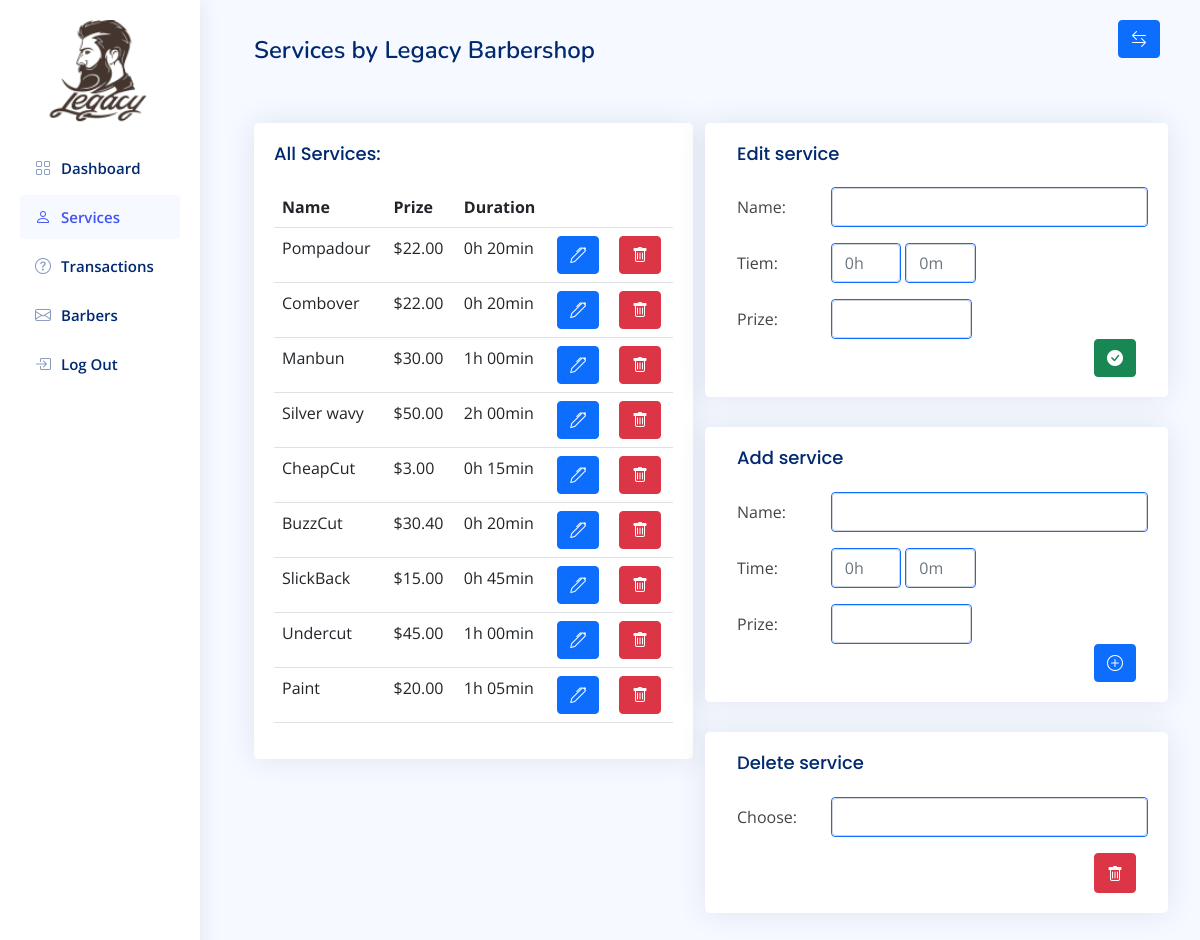
Page /services (signed in) on the committed database.
### summaryapp/models/service.py (models this page shows, shortened)
class ServiceModel(models.Model):
    name = models.CharField(max_length=30, blank = False, null=False)
    time = models.DurationField(blank = True, null = True)
    prize = models.DecimalField(max_digits = 6, decimal_places = 2)
    class Meta:
        db_table = 'service'
        verbose_name = 'Service'
        verbose_name_plural = 'Services'

### summaryapp/views.py (the view)
# urls.py: path('services', views.services, name='services'),
@login_required(login_url="/login")
def services(request):
    if request.method == "POST":
        form = ServiceFrom(request.POST)
        if form.is_valid():
            form.save()
            return redirect("/services")
    else:
        form = ServiceFrom()
    services = ServiceModel.objects.all()
    return render(request, 'dashboard/services.html', {"services": services, "form": form})

### summaryapp/forms.py
class ServiceFrom(forms.ModelForm):
    class Meta:
        model = ServiceModel
        fields ='__all__'

### summaryapp/templatetags/tags.py (called while the page is built)
@register.filter
def to_hm(value):
    s = str(value)
    hm = s[0:1]+"h "+s[2:4]+"min"
    return hm

### summaryapp/templates/dashboard/services.html (shortened to what this page needs)
{% extends 'dashboard/sidebar.html' %}
{% load tags %}
{% block content %}
      <main id="main" class="main">
         <div class="pagetitle mt-3">
            <h1>Services by Legacy Barbershop</h1>
         </div>
         <button class="btn btn-primary toggle-sidebar-btn" ><i class="bi bi-arrow-left-right"></i></button>
         <div class="row">
            <div class="col-lg-6">
               <div class="card mt-5">
                  <div class="card-body">
                     <h5 class="card-title">All Services:</h5>
                     <table class="table table-hover">
                        <tbody>
                           <tr>
                              <th>Name</th>
                              <th>Prize</th>
                              <th>Duration</th>
                              <th></th>
                              <th></th>
                           </tr>
                           {% for service in services %}
                           <tr>
                              <td>{{service.name}}</td>
                              <td>${{service.prize}}</td>
                              <td>{{service.time|to_hm}}</td>
                              <td>
                                 <button class="btn btn-primary list-edit" sid="{{service.id}}"><i class="bi bi-pen"></i></button>
                              </td>
                              <td>
                                 <button class="btn btn-danger list-delete" sid="{{service.id}}"><i class="bi bi-trash"></i></button>
                              </td>
                           </tr>
                           {% endfor %}
                        </tbody>
                     </table>
                  </div>
               </div>
            </div>
            <div class="col-lg mt-5">
               <div class="row">
                  <div class="card">
                     <div class="card-body">
                        <h5 class="card-title">Edit service</h5>
                        {% load crispy_forms_tags %}
                        <form method="post" id="edit-form" sid="">
                           <div class="row justify-content-between">
                              <div class="col-3 py-2 center">Name:</div>
                              <div class="col py-0 px-0 border rounded border-primary">{{form.name}}</div>
                           </div>
                           <div class="row pt-3">
                              <div class="col-3 py-2">Tiem:</div>
                              <div class="col-2 py-0 px-0 me-1 border rounded border-primary">{{form.time}}</div>
                              <div class="col-2 py-0 px-0 me-1 border rounded border-primary"><input type="text" class="textinput textInput form-control" name="time2"></div>
                           </div>
                           <div class="row pt-3">
                              <div class="col-3 py-2">Prize:</div>
                              <div class="col-4 py-0 px-0 border rounded border-primary">{{form.prize}}</div>
                           </div>
                           <div class="col" style="text-align: right;">
                              <button type="submit" class="btn btn-success"><i class="bi bi-check-circle-fill"></i></button>
                           </div>
                        </form>
                     </div>
                 </div>
               </div>
               <div class="row">
                  <div class="card">
                     <div class="card-body">
                        <h5 class="card-title">Add service</h5>
                        {% load crispy_forms_tags %}
                        <form method="post" id="add-form">
                           <div class="row justify-content-between">
                              <div class="col-3 py-2 center">Name:</div>
                              <div class="col py-0 px-0 border rounded border-primary">{{form.name}}</div>
                           </div>
                           <div class="row pt-3">
                              <div class="col-3 py-2">Time:</div>
                              <div class="col-2 py-0 px-0 me-1 border rounded border-primary">{{form.time}}</div>
                              <div class="col-2 py-0 px-0 border rounded border-primary"><input type="text" class="textinput textInput form-control" name="time2"></div>
                           </div>
                           <div class="row pt-3">
                              <div class="col-3 py-2">Prize:</div>
                              <div class="col-4 py-0 px-0 border rounded border-primary">{{form.prize}}</div>
                           </div>
                           <div class="row">
                              <div class="col" style="text-align: right;">
                                 <button type="submit" class="btn btn-primary"><i class="bi bi-plus-circle"></i></button>
                              </div>
                           </div>
                        </form>
                     </div>
                  </div>
               </div>
               <div class="row">
                  <div class="card">
                     <div class="card-body">
                        <h5 class="card-title">Delete service</h5>
                           <form method="post" id="delete-form">
                              <div class="row justify-content-between">
                                 <div class="col-3 py-2">Choose:</div>
                                 <div class="col py-0 px-0 border rounded border-primary">{{form.name}}</div>
                               </div>
                               <div class="col" style="text-align: right;">
                                 <button type="submit" class="btn btn-danger mt-3 pt-2"><i class="bi bi-trash"></i></button>
                              </div>
                           </form>
                     </div>
                 </div>
               </div>
            </div>
         </div>
      </main>
{% endblock %}

### summaryapp/static/css/style.css (style rules this page uses)
:root { scroll-behavior: smooth; }
body { font-family: "Open Sans", sans-serif; background: #f6f9ff; color: #444444; }
h1, h2, h3, h4, h5, h6 { font-family: "Nunito", sans-serif; }
#main { margin-top: 20; padding: 20px; transition: all 0.3s; }
.pagetitle { margin-bottom: 10px; }
.pagetitle h1 { font-size: 24px; margin-bottom: 0; font-weight: 600; color: #012970; }
.card { margin-bottom: 30px; border: none; border-radius: 5px; box-shadow: 0px 0 30px rgba(1, 41, 112, 0.1); }
.card-title { padding: 20px 0 15px 0; font-size: 18px; font-weight: 500; color: #012970; font-family: "Poppins", sans-serif; }
.card-body { padding: 0 20px 20px 20px; }
@media (min-width: 1200px) { #main, #footer { margin-left: 210px; } }

### summaryapp/templates/dashboard/sidebar.html (style rules this page uses)
.toggle-sidebar-btn { position: absolute; right: 40px; top: 20px; }

### rows in the picture
ServiceModel: name "Pompadour", prize "22.00", time|to_hm "0h 20min"
ServiceModel: name "Combover", prize "22.00", time|to_hm "0h 20min"
ServiceModel: name "Manbun", prize "30.00", time|to_hm "1h 00min"
ServiceModel: name "Silver wavy", prize "50.00", time|to_hm "2h 00min"
ServiceModel: name "CheapCut", prize "3.00", time|to_hm "0h 15min"
ServiceModel: name "BuzzCut", prize "30.40", time|to_hm "0h 20min"
ServiceModel: name "SlickBack", prize "15.00", time|to_hm "0h 45min"
ServiceModel: name "Undercut", prize "45.00", time|to_hm "1h 00min"
ServiceModel: name "Paint", prize "20.00", time|to_hm "1h 05min"
